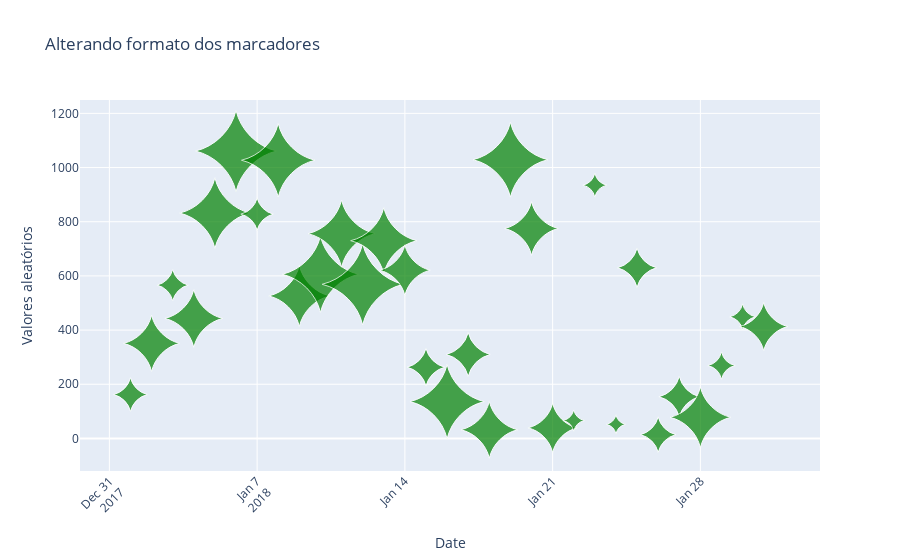

The code cell stored with this chart in its notebook:
### Markdown cell above
##### Alterando formato dos marcadores

### Code cell
#Filtrando janeiro de 2018 p/ não ficar mto poluído
df_plot = df[(df['Ano'] == 2018) & (df['Mês'] == 1)]
fig = go.Figure(
    data=[
        go.Scatter(
            name="Bubble",
            x= df_plot.Date,
            y= df_plot.valor_loc,
            
            #bolinhas :)
            mode="markers",
            marker=dict(size=df_plot.valor_tamanho,
                        sizemode='area', #'diameter' or 'area'
                        
                        #Fórmula sugerida para definição do tamanho dos marcadores (bolas)
                        #sizeref= 2.*max(df_plot.valor_tamanho)/(50.**2), Default: 1
                        sizeref = 0.64,
                        #OBS: Definir 'sizeref' para um valor maior que 1 diminui os tamanhos dos marcadores (bolas), 
                        #enquanto definir 'sizeref' para menos que 1, aumenta os tamanhos dos marcadores renderizados.
                        
                        sizemin=5), #Define o tamanho mínimo dos pontos do marcador. Tem efeito apenas se `marker.size` for definido como uma matriz numérica. 
                        marker_symbol = "star-diamond", #altera formato do marcador
                        # star-dot, triangle-up-dot
            marker_color='green', 
            #marker_size = df_plot.valor_tamanho,
            text = df_plot.valor_tamanho,
            #textposition="top center",
            #
        ),
    ],
    layout=go.Layout(
        title='Alterando formato dos marcadores',
        xaxis_title='Date',
        yaxis_title='Valores aleatórios'

        )
)
fig.update_layout(xaxis_tickangle=-45)

fig.show()

### Figure 1 — Plotly figure (JSON) as saved in the notebook; plotly's stock layout.template omitted (floating-point values rounded to 4 significant figures)
{"data": [{"marker": {"color": "green", "size": [186, 518, 160, 547, 814, 1080, 173, 884, 610, 953, 736, 1077, 717, 420, 234, 902, 317, 527, 915, 471, 398, 75, 94, 60, 254, 207, 272, 604, 123, 110, 381], "sizemin": 5, "sizemode": "area", "sizeref": 0.64, "symbol": "star-diamond"}, "mode": "markers", "name": "Bubble", "text": [186, 518, 160, 547, 814, 1080, 173, 884, 610, 953, 736, 1077, 717, 420, 234, 902, 317, 527, 915, 471, 398, 75, 94, 60, 254, 207, 272, 604, 123, 110, 381], "type": "scatter", "x": ["2018-01-01", "2018-01-02", "2018-01-03", "2018-01-04", "2018-01-05", "2018-01-06", "2018-01-07", "2018-01-08", "2018-01-09", "2018-01-10", "2018-01-11", "2018-01-12", "2018-01-13", "2018-01-14", "2018-01-15", "2018-01-16", "2018-01-17", "2018-01-18", "2018-01-19", "2018-01-20", "2018-01-21", "2018-01-22", "2018-01-23", "2018-01-24", "2018-01-25", "2018-01-26", "2018-01-27", "2018-01-28", "2018-01-29", "2018-01-30", "2018-01-31"], "y": [162, 351, 566, 443, 832, 1061, 828, 1027, 526, 606, 756, 569, 730, 621, 263, 136, 310, 32, 1029, 775, 39, 66, 935, 52, 630, 14, 154, 78, 269, 449, 413]}], "layout": {"title": {"text": "Alterando formato dos marcadores"}, "xaxis": {"tickangle": -45, "title": {"text": "Date"}}, "yaxis": {"title": {"text": "Valores aleatórios"}}}}
